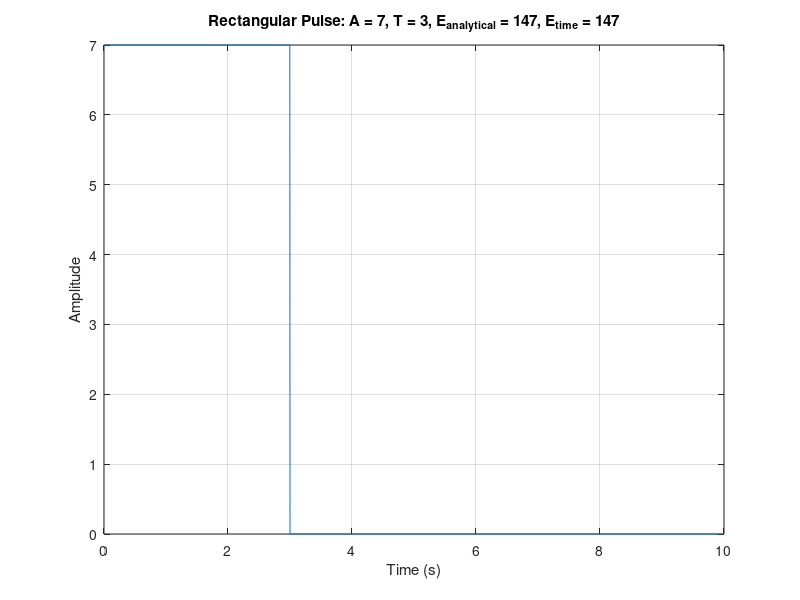
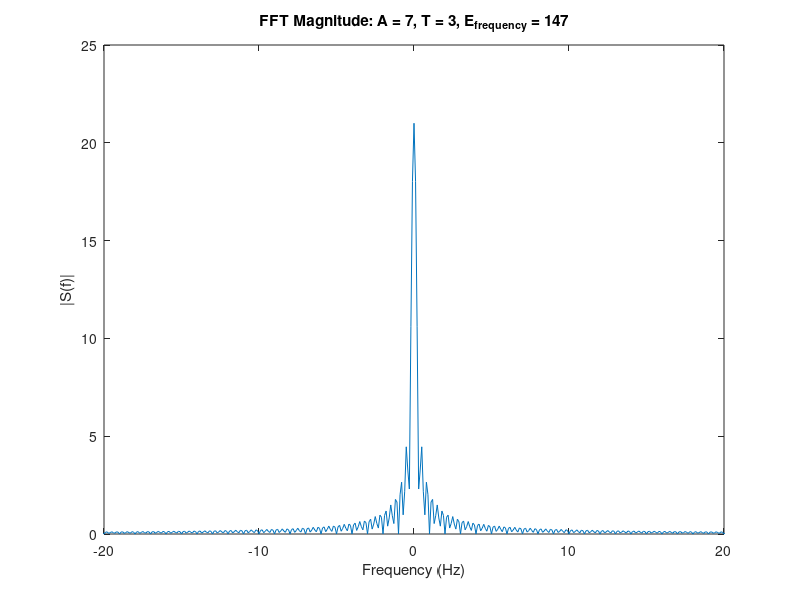
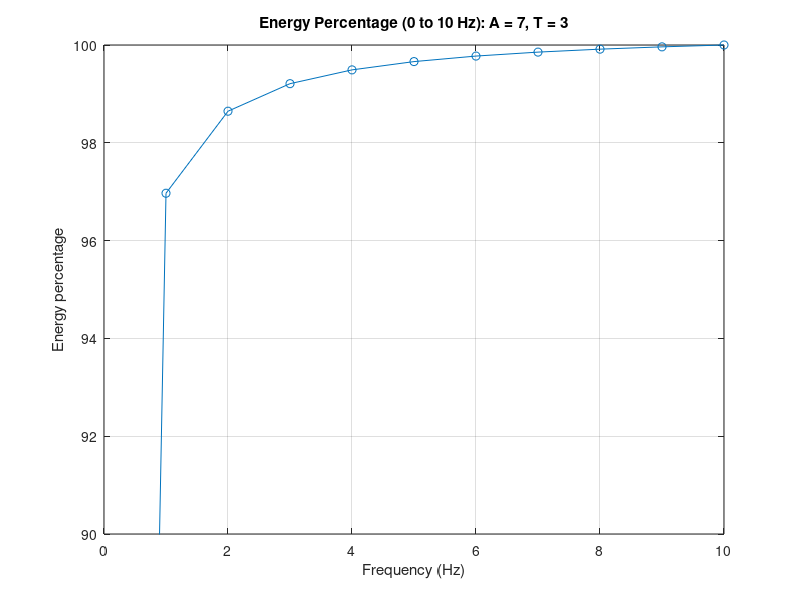
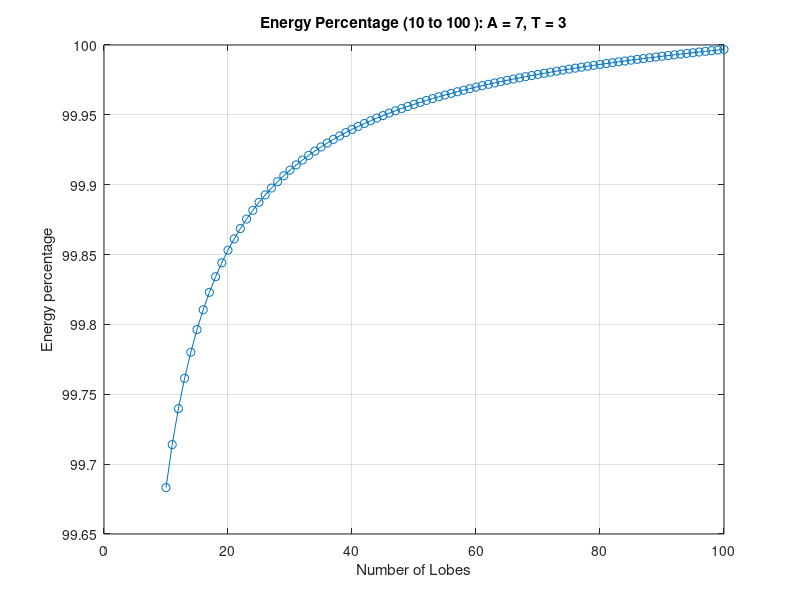

Source code (MATLAB) for these figures, in order:
clc;
clearvars;
close all

%SALAR AHMADI PEIGHAMBARI -------s303178------%

%--------------------  EXERCISE 1  --------------------------------%

                     % Parameters


A = 7;          % Amplitude
T = 3;          % Duration
Tmax = 10;      % Total time
fs = 1000/T;    % Sampling frequency
dt = 1/fs;      % Time step
t = 0:dt:Tmax;  % Time 


%---------------------------------------------------------------%
           % Generate the rectangular pulse


s = A * (t < T);


%---------------------------------------------------------------%
           %  analytical pulse energy


Energy_analytical = A^2 * T;


%---------------------------------------------------------------%
          %  pulse energy on the time axis


Energy_time = sum(s.^2) * dt;


%---------------------------------------------------------------%
                  % Plot the pulse
                  
figure;
plot(t, s);
title(['Rectangular Pulse: A = ' num2str(A) ', T = ' num2str(T) ...
    ', E_{analytical} = ' num2str(Energy_analytical) ...
    ', E_{time} = ' num2str(Energy_time)]);
xlabel('Time (s)');
ylabel('Amplitude');
grid on;  


%---------------------------------------------------------------%
                       %  FFT
FFT_ = fft(s);
Shift = fftshift(FFT_) * dt;
f = (-fs/2:fs/length(s):fs/2-fs/length(s));  


%---------------------------------------------------------------%
           %  energy on the frequency axis


Energy_freq = sum(abs(Shift).^2) * (fs/length(Shift));


%---------------------------------------------------------------%
                  % Plot FFT magnitude

figure;
plot(f, abs(Shift));
title(['FFT Magnitude: A = ' num2str(A) ', T = ' num2str(T) ...
    ', E_{frequency} = ' num2str(Energy_freq)]);
xlabel('Frequency (Hz)');
ylabel('|S(f)|');

xlim([-20, 20]);

%---------------------------------------------------------------%
% Compute energy percentage in each lobe (0 to 10 Hz)

energy_percentage_0_to_10 = zeros(1, 11); % Preallocate for energy percentages
for k = 0:10
    lobe_indices = find(abs(f) <= k);
    energy_in_lobe = sum(abs(Shift(lobe_indices)).^2);
    energy_percentage_0_to_10(k+1) = (energy_in_lobe / Energy_freq) * 100; % Calculate percentage
end

% Normalize to have a maximum of 100
max_energy = max(energy_percentage_0_to_10);
energy_percentage_0_to_10 = (energy_percentage_0_to_10 / max_energy) * 100;

% Plot the energy percentage in each lobe (0 to 10 Hz)
figure;
plot(0:10, energy_percentage_0_to_10, '-o');
title(['Energy Percentage (0 to 10 Hz): A = ', num2str(A), ', T = ', num2str(T)]);
xlabel('Frequency (Hz)');
ylabel('Energy percentage');
grid on;
ylim([90, 100]); 

%---------------------------------------------------------------%
      % Compute energy percentage in each lobe (10 to 100 Hz)


energy_percentage_10_to_100 = zeros(1, 91); 
for k = 10:100
    lobe_indices = find(abs(f) <= k);
    energy_in_lobe = sum(abs(Shift(lobe_indices)).^2);
    energy_percentage_10_to_100(k-9) = (energy_in_lobe / Energy_freq) * 10; % Calculate percentage
end


%---------------------------------------------------------------%
     % Plot the energy percentage in each lobe (10 to 100)

figure;
plot(10:100, energy_percentage_10_to_100, '-o');
title(['Energy Percentage (10 to 100 ): A = ', num2str(A), ', T = ', num2str(T)]);
xlabel('Number of Lobes');
ylabel('Energy percentage');
grid on;
